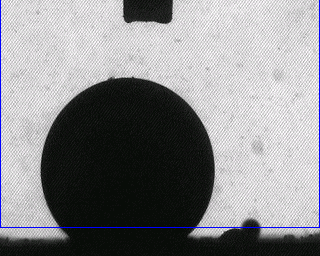
%> input picture sessImage.png, 320 x 256 px
$ octave Scale.m   (GNU Octave 9; MATLAB toolbox functions it lacks are replaced by stand-ins)
%> lines starting %> are read from the running program, lines starting %| are printed output that depends on the picture; in (x1, y1, x2, y2) boxes, pixels count from 0 and x2, y2 are one past the last pixel; in counts of white or black regions, pixels touching at a corner belong together; the program's own positions count from 1
% Scale calculation program
clc;
clear;
close all;


[filename, pathname] = uigetfile(...
                                               {'*.bmp;*.png;*.jpg','Image Files(*.bmp,*.png,*.jpg)';
                                                '*.*','All Files(*.*)'},...
                                               'Pick an Image');
%> the answer given: sessImage.png
% fid = fopen ('pathname.dat','w');
% fprintf(fid,'%s',pathname);
% fclose(fid);

scale_image = imread([pathname,filename]);
%> scale_image is the input picture: size 256x320x3 uint8; mean R, G, B 137.9, 138, 140.3


scale_image = rgb2gray(scale_image);
%> scale_image: size 256x320 uint8

th = graythresh(scale_image);
%> th = 0.449

BW_image = imbinarize(scale_image,th);
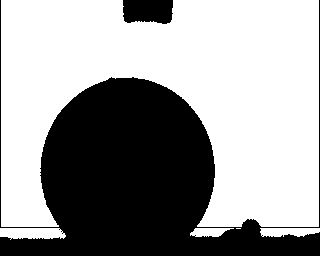
%> BW_image: size 256x320 logical; 61.7% white; 2 black regions, box (x1, y1, x2, y2) and area: (0, 0, 320, 256) 30311, (123, 0, 173, 24) 1090

% [5 lines of commented-out code are left out]

pixels = abs(sum(BW_image(3,:)-1));
%> pixels = 52

prompt = {'Scale, mm'};
label = 'Enter scale:';
defaults = {'0.75'};
options.Resize = 'on';
params = inputdlg (prompt,label,[1 20],defaults,options);
%> the answer given: 0.75
scale_mm = str2num(params{1}); %#ok

scale_cm = scale_mm/10;

sf = abs(pixels/scale_cm);
%> sf = 693.3

save sf.mat;
